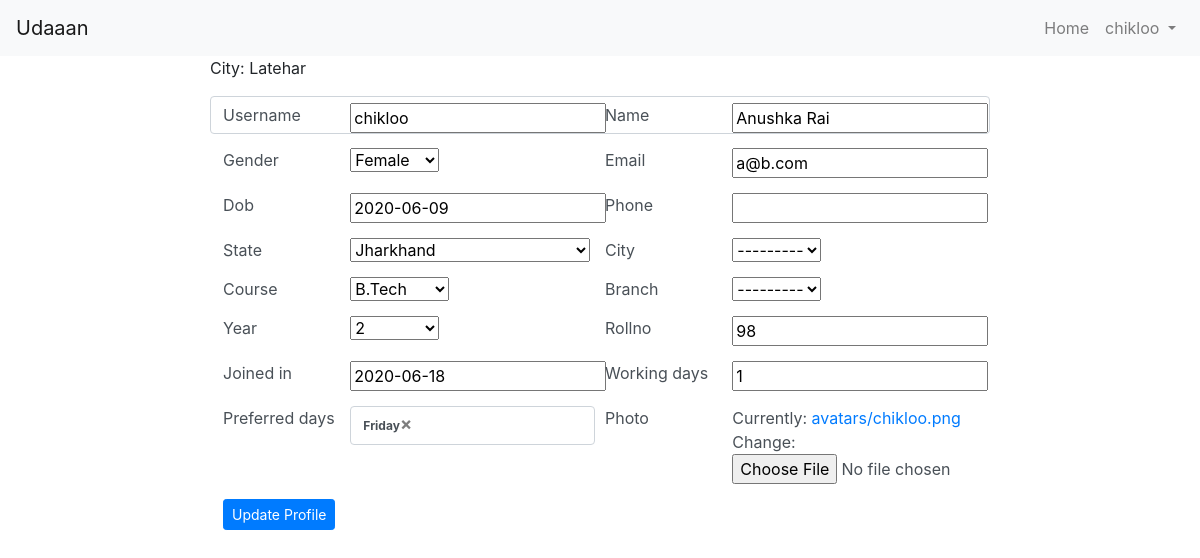
Before: /memberupdate/chikloo (signed in) with the older database file.
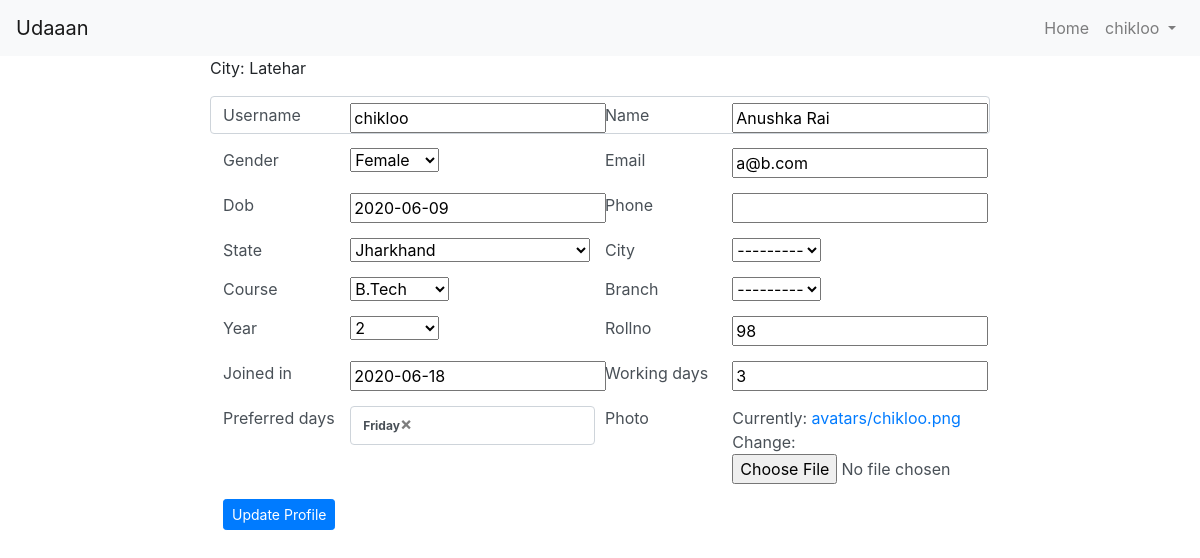
After: the same page with the newer database file.
### members/models.py (models this page shows, shortened)
class GLAMember(models.Model):
  gender_choices = (
    ('Male','Male'),
    ('Female','Female'),
    ('Other','Other')
  )
  user = models.OneToOneField(User, on_delete=models.CASCADE,null=True)
  username  = models.CharField(max_length=50,null=True)
  name      = models.CharField(max_length=50,null=True)
  gender    = models.CharField(max_length=8,choices=gender_choices,null=True)
  dob       = models.DateField(null=True,auto_now=False, auto_now_add=False)
  email     = models.EmailField(max_length=50,null=True)
  phone_regex = RegexValidator(regex=r'^\+?1?\d{9,10}$',
            message="Phone number must be entered in the format: +91xxxxxxxxxx")
  phone = models.CharField(validators=[phone_regex], max_length=10, blank=True) # validators should be a list
  state = models.ForeignKey(State,null=True, on_delete=models.CASCADE)
  city = models.ForeignKey(City,null=True, on_delete=models.CASCADE)
  course = models.ForeignKey(Course,null=True, on_delete=models.CASCADE)
  branch  = models.ForeignKey(Branch,null=True, on_delete=models.CASCADE)
  year = models.IntegerField(null=True,choices=((1,1),(2,2),(3,3),(4,4)))
  rollno = models.IntegerField(null=True)
  joined_in = models.DateField(blank=True,null=True,auto_now=False, auto_now_add=False)
  working_days = models.IntegerField(default=0,null=True,blank=True)
  preferred_days = models.ManyToManyField(Day)
  photo = models.ImageField(upload_to=store_file_name,null=True)
  def get_absolute_url(self):
      return reverse('memberdetails', kwargs={'slug': self.username})
  class Meta:
    verbose_name = 'GLA Member'
    verbose_name_plural = 'GLA Members'

### members/views.py (the view)
# urls.py: path('memberupdate/<slug:slug>',MemberUpdateView.as_view(),name='memberupdate'),
class MemberUpdateView(LoginRequiredMixin,UpdateView):
  login_url = reverse_lazy('login')
  model = GLAMember
  fields = ['username','name','gender','dob','email','phone','state','city','course','branch','year','rollno','joined_in',
              'working_days','preferred_days','photo']
  slug_field = 'username'
  template_name = 'membercreate.htm'
  def get(self,request,*args,**kwargs):
    print('in GET of UpdateView')
    if not GLAMember.objects.filter(user=request.user).exists():
      return redirect('membercreate')
    if not str(kwargs.get('slug')) == str(request.user):
      return HttpResponse('You are NOT authorised to edit other members details')
    return super(MemberUpdateView,self).get(request,*args,**kwargs)
  def get_form(self,*args,**kwargs):
    form =  super().get_form(*args,**kwargs)
    print('in get_form')
    print(len(str(form)))
    form.fields['city'].queryset = City.objects.none()
    form.fields['branch'].queryset = Branch.objects.none()
    print(len(str(form)))
    return form

### members/models.py (called while the page is built)
  def __str__(self):
    return self.state

  def __str__(self):
    return self.city

  def __str__(self):
      return self.course

  def __str__(self):
      return self.branch

  def __str__(self):
    return self.day

### members/templates/membercreate.htm (shortened to what this page needs)
{% extends 'base.htm' %}
{% block content %}
<div class="row no-gutters" style="background: none;">
    <div class="col-md-8 offset-md-2 col-sm-12" style="background: none;">
      <p>City: {{ request.user.glamember.city }}</p>
      <form method="POST" enctype="multipart/form-data" data-branches-url="{% url 'ajax_load_branches' %}" class="form form-control">{% csrf_token %}
        <div class="form-row" style="background: none;">
          <div class="col-2">{{ form.username.label }}</div>
          <div class="col-4">{{ form.username }}</div>
          <div class="col-2">{{ form.name.label }}</div>
          <div class="col-4">{{ form.name }}</div>
        </div>
        <div class="form-row">
          <div class="col-2">{{ form.gender.label }}</div>
          <div class="col-4">{{ form.gender }}</div>
          <div class="col-2">{{ form.email.label }}</div>
          <div class="col-4">{{ form.email }}</div>
        </div>
        <div class="form-row">
          <div class="col-2">{{ form.dob.label }}</div>
          <div class="col-4">{{ form.dob }}</div>
          <div class="col-2">{{ form.phone.label }}</div>
          <div class="col-4">{{ form.phone }}</div>
        </div>
        <div class="form-row">
          <div class="col-2">{{ form.state.label }}</div>
          <div class="col-4">{{ form.state }}</div>
          <div class="col-2">{{ form.city.label }}</div>
          <div class="col-4">{{ form.city }}</div>
        </div>
        <div class="form-row">
          <div class="col-2">{{ form.course.label }}</div>
          <div class="col-4">{{ form.course }}</div>
          <div class="col-2">{{ form.branch.label }}</div>
          <div class="col-4">{{ form.branch }}</div>
        </div>
        <div class="form-row">
          <div class="col-2">{{ form.year.label }}</div>
          <div class="col-4">{{ form.year }}</div>
          <div class="col-2">{{ form.rollno.label }}</div>
          <div class="col-4">{{ form.rollno }}</div>
        </div>
        <div class="form-row">
          <div class="col-2">{{ form.joined_in.label }}</div>
          <div class="col-4">{{ form.joined_in }}</div>
          <div class="col-2">{{ form.working_days.label }}</div>
          <div class="col-4">{{ form.working_days }}</div>
        </div>
        <div class="form-row">
          <div class="col-2">{{ form.preferred_days.label }}</div>
          <div class="col-4">{{ form.preferred_days }}</div>
          <div class="col-2">{{ form.photo.label }}</div>
          <div class="col-4">{{ form.photo }}</div>
        </div>
        {% if request.path == '/membercreate' %}
          <button type="submit" class="btn btn-sm btn-success">Create Profile</button>
        {% else %}
          <button type="submit" class="btn btn-sm btn-primary">Update Profile</button>
        {% endif %}
    </form>
   </div>
</div>
{% endblock %}

Changed rows visible on the page:
changed GLAMember "chikloo": working_days "1" → "3"
